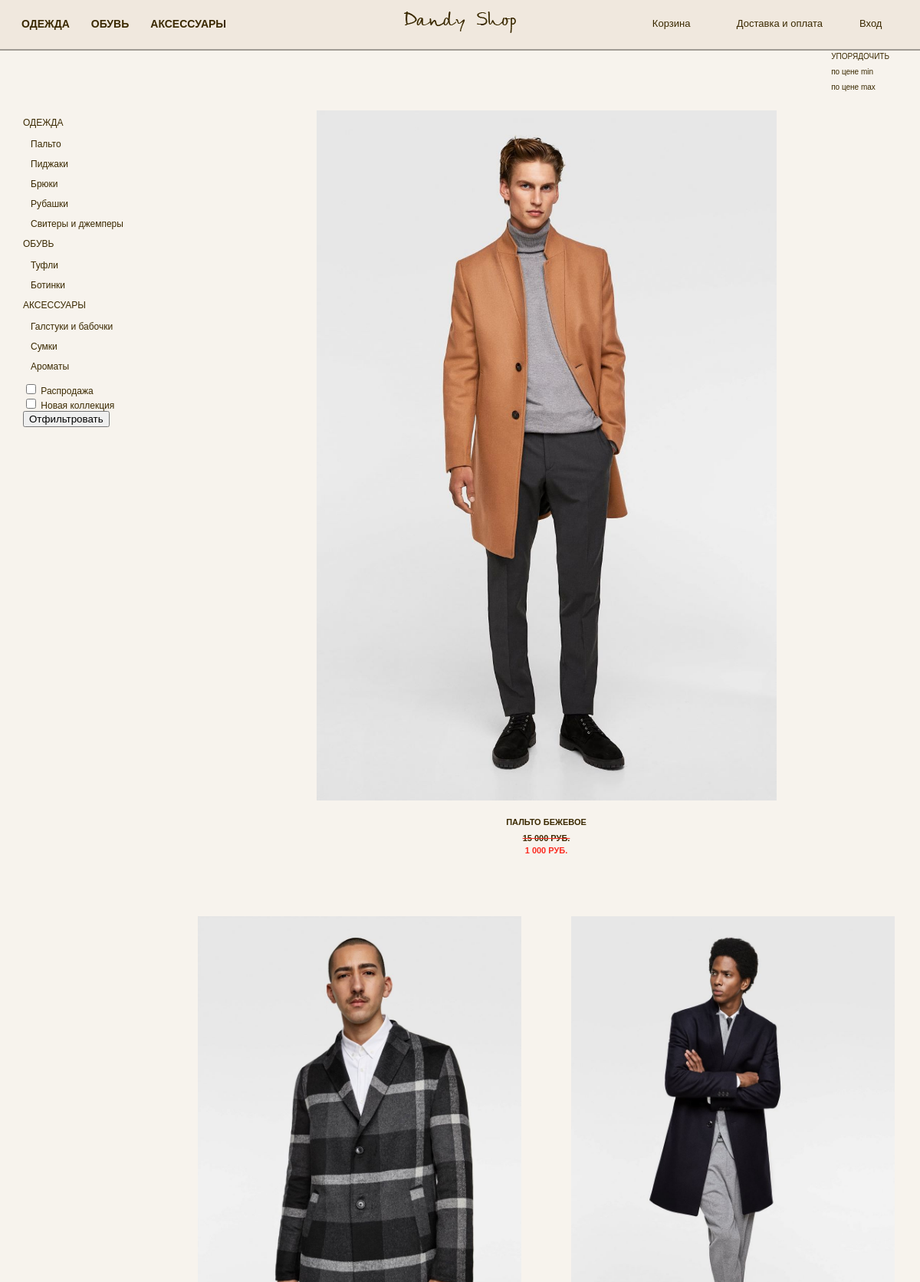
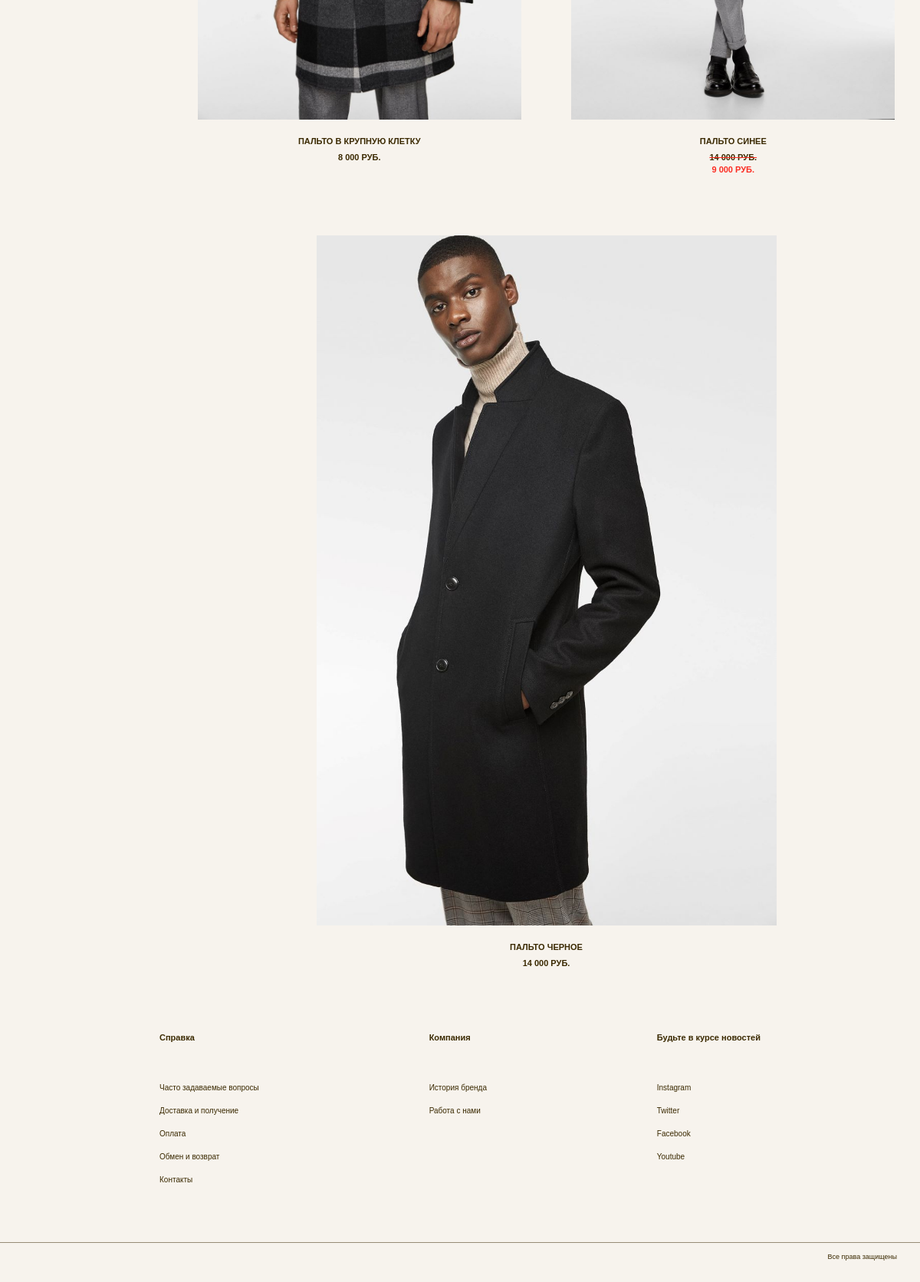
The app's page /catalog/1/ with its own data (2 pictures, top to bottom).
### productApp/models.py (models this page shows, shortened)
class Product(models.Model):
    fk_subcatalog = models.ForeignKey(
        Subcatalog, on_delete=models.SET_NULL, related_name='products',
        null=True
    )
    name = models.CharField(max_length=100)
    description = models.TextField(blank=True)
    price = models.PositiveIntegerField(default=0)
    old_price = models.PositiveIntegerField(default=0, blank=True)
    new = models.BooleanField(default=False, blank=True)

class ImageProduct(models.Model):
    fk_product = models.ForeignKey(
        Product, on_delete=models.CASCADE, related_name='images_product')
    image = models.ImageField(
        blank=True, upload_to='imagesProduct')

### catalogApp/views.py (the view)
# urls.py: re_path(r'(?P<subcatalog_id>\d+)/$', views.catalog_list, name='catalog'),
def catalog_list(request, subcatalog_id):
    template = 'catalogApp/catalog.html'
    subcatalog = get_object_or_404(Subcatalog, id=subcatalog_id)
    products = subcatalog.products.all()
    sale = request.GET.getlist('sale', [None])[0]
    new = request.GET.getlist('new', [None])[0]
    sort_price = request.GET.get('sort', False)
    if sale:
        products = products.filter(old_price__gt=0)
    if new:
        products = products.filter(new=True)
    if sort_price:
        if sort_price == 'min_price':
            products = products.order_by('price')
        elif sort_price == 'max_price':
            products = products.order_by('-price')
    context = {
        'subcatalog_name': subcatalog.name,
        'subcatalog_id': subcatalog.id,
        'products': products,
        'sale': sale,
        'new': new,
        'sort_price': sort_price,
    }
    return render(request, template, context)

### accountApp/context_processors.py (called while the page is built)
def get_username(request):
    return {
        'is_auth': auth.get_user(request).is_authenticated,
    }

### main/context_processors.py (called while the page is built)
def get_subcatalog_state(request):
    def get_subcatalog(id_catalog, flag=False):
        arr = []
        clothes = Subcatalog.objects.filter(fk_catalog_id=id_catalog)
        for x in clothes:
            if flag:
                products = Product.objects.filter(fk_subcatalog_id=x, new=True)
            else:
                products = Product.objects.filter(fk_subcatalog_id=x, old_price__gt=0)
            if products:
                arr.append((x.id, x.name))
        return arr
    context = {
        'clothes_sale': get_subcatalog('1'),
        'shoes_sale': get_subcatalog('2'),
        'accessories_sale': get_subcatalog('3'),
        'clothes_new': get_subcatalog('1', True),
        'shoes_new': get_subcatalog('2', True),
        'accessories_new': get_subcatalog('3', True),
    }
    return context

### orderApp/context_processors.py (called while the page is built)
def get_order(request):
    return {
        'order_len': Order(request).__len__(),
    }

### orderApp/order.py (called while the page is built)
    def __len__(self):
        return sum(item['count'] for item in self.order.values())

### productApp/models.py (called while the page is built)
    def __str__(self):
        return str(self.size)

### catalogApp/templates/catalogApp/catalog.html (shortened to what this page needs)
{% extends 'base_template.html' %}
{% load staticfiles %}
{% load humanize %}
{% block style %}
    <link rel='stylesheet' href='{% static 'catalogApp/css/catalog_style.css' %}'>
    <link rel="stylesheet" href="{% static 'orderApp/css/window_done_added_style.css' %}">
{% endblock %}
{% block context %}
    <section class="sorted">
        <div class="container">
            <nav>
                <ul>
                    <li><h4>Упорядочить</h4></li>
                    <li>
                        <label for="id_sort_0">
                            по цене min
                        </label>
                    </li>
                    <li>
                        <label for="id_sort_1">
                            по цене max
                        </label>
                    </li>
                </ul>
            </nav>
        </div>
    </section>
    <section class="catalog_list">
        <div class="container">
            <div class="view_catalog">
                <nav class="view_menu_catalog">
                     <ul>
                        <li>
                            <h2>Одежда</h2>
                            <ul>
                                <li><a href="{% url 'catalogApp:catalog' '1' %}?{{ request.GET.urlencode }}">Пальто</a></li>
                                <li><a href="{% url 'catalogApp:catalog' '2' %}?{{ request.GET.urlencode }}">Пиджаки</a></li>
                                <li><a href="{% url 'catalogApp:catalog' '3' %}?{{ request.GET.urlencode }}">Брюки</a></li>
                                <li><a href="{% url 'catalogApp:catalog' '4' %}?{{ request.GET.urlencode }}">Рубашки</a></li>
                                <li><a href="{% url 'catalogApp:catalog' '5' %}?{{ request.GET.urlencode }}">Свитеры и джемперы</a></li>
                            </ul>
                        </li>
                        <li>
                            <h2>Обувь</h2>
                            <ul>
                                <li><a href="{% url 'catalogApp:catalog' '6' %}?{{ request.GET.urlencode }}">Туфли</a></li>
                                <li><a href="{% url 'catalogApp:catalog' '7' %}?{{ request.GET.urlencode }}">Ботинки</a></li>
                            </ul>
                        </li>
                        <li>
                            <h2>Аксессуары</h2>
                            <ul>
                                <li><a href="{% url 'catalogApp:catalog' '8' %}?{{ request.GET.urlencode }}">Галстуки и бабочки</a></li>
                                <li><a href="{% url 'catalogApp:catalog' '9' %}?{{ request.GET.urlencode }}">Сумки</a></li>
                                <li><a href="{% url 'catalogApp:catalog' '10' %}?{{ request.GET.urlencode }}">Ароматы</a></li>
                            </ul>
                        </li>
                    </ul>
                    <div class="filter">
                        <label for="sale">
                            <input form="filter_and_sort" type="checkbox" name="sale"
                                   value="True" id="sale"
                            >
                            Распродажа <br>
                        </label>
                        <label for="new">
                            <input form="filter_and_sort" type="checkbox" name="new"
                                   value="True" id="new"
                            >
                            Новая коллекция <br>
                        </label>
                        <button form="filter_and_sort" type="submit">Отфильтровать</button>
                    </div>
                </nav>
                <div class="view_tile_catalog">
                    {% if products %}
                        {% for product in products %}
                            <div class="{% cycle 'tile_box_1' 'tile_box_2' 'tile_box_3' %}">
                                <a href="{% url 'productApp:product' product.id %}" class="link_image">
                                    <img src="{{ product.images_product.first.image.url }}" alt="">
                                </a>
                                <a class="link_text">
                                    <h3>{{ product.name }}</h3>
                                    {% if product.old_price %}
                                        <div class="sale">
                                            <h3>{{ product.old_price|intcomma }} руб.</h3>
                                            <h4>{{ product.price|intcomma }} руб.</h4>
                                        </div>
                                    {% else %}
                                        <h3>{{ product.price|intcomma }} руб.</h3>
                                    {% endif %}
                                </a>
                            </div>
                        {% endfor %}
                    {% else %}
                        <h2>{{ subcatalog_name }} временно отсутствуют.</h2>
                    {% endif %}
                    </div>
                </div>
            </div>
    </section>
{% endblock %}

### static/css/base_style.css (style rules this page uses)
body { font-family: "century gothic", sans-serif; color: #3a2900; background-color: #f7f3ed; }
.container { max-width: 1200px; margin: 0 auto; }

### catalogApp/static/catalogApp/css/catalog_style.css (style rules this page uses)
.sorted { overflow: hidden; margin-bottom: 10px; }
.sorted nav { margin: 5px 40px; float: right; font-size: 10px; }
.sorted li { margin-bottom: 10px; }
.sorted h4 { text-transform: uppercase; }
.view_catalog { display: flex; align-items: flex-start; }
.view_menu_catalog { flex: 1; font-size: 12px; margin-top: 10px; margin-left: 30px; position: sticky; top: 75px; }
.view_menu_catalog h2 { text-transform: uppercase; margin-bottom: 16px; }
.view_menu_catalog a { display: block; margin-bottom: 14px; color: #3a2900; text-decoration: none; font-weight: normal; }
.view_menu_catalog ul li ul { margin-left: 10px; }
.view_tile_catalog { flex: 5; display: grid; grid-template-columns: 1fr 1fr; grid-row-gap: 70px; justify-items: center; align-self: start; justify-content: space-between; }
.tile_box_1, .tile_box_2, .tile_box_3 { text-align: center; background-repeat: no-repeat; background-size: contain; }
.tile_box_1 img, .tile_box_2 img, .tile_box_3 img { width: 100%; }
.tile_box_1 { width: 600px; grid-column: 1/3; }
.tile_box_2, .tile_box_3 { width: 422px; }
.tile_box_1 a, .tile_box_2 a, .tile_box_3 a { display: block; font-size: 11px; font-weight: bold; text-decoration: none; text-transform: uppercase; }
.link_text { padding-top: 20px; color: #3a2900; }
.link_text h3, .link_text h4 { margin-bottom: 10px; }
.sale h3 { text-decoration: #fc2c22 line-through; margin-bottom: 5px; }
.sale h4 { color: #fc2c22; }

### records on screen
Product: images_product.first.image (picture), name "ПАЛЬТО БЕЖЕВОЕ", old_price "15 000", price "1 000"
Product: images_product.first.image (picture), name "ПАЛЬТО В КРУПНУЮ КЛЕТКУ", price "8 000"
Product: images_product.first.image (picture), name "ПАЛЬТО СИНЕЕ", old_price "14 000", price "9 000"
Product: images_product.first.image (picture), name "ПАЛЬТО ЧЕРНОЕ", price "14 000"
